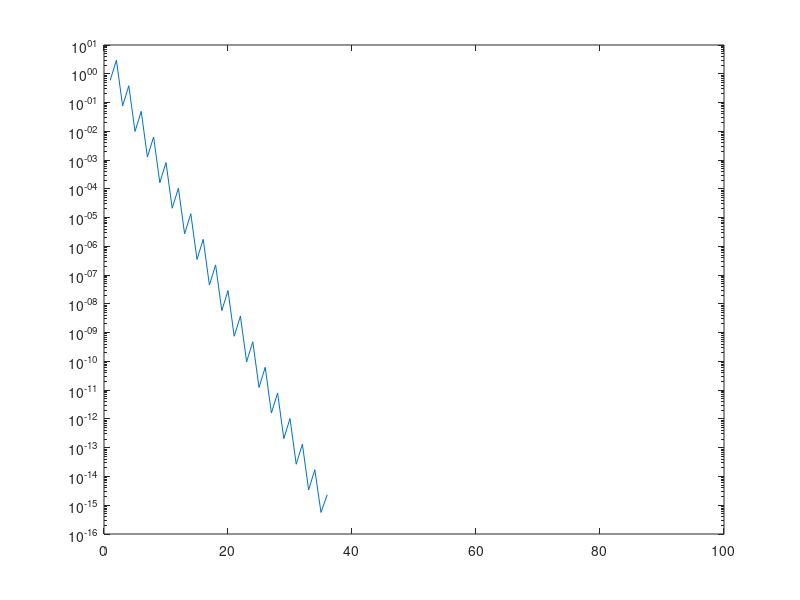

MATLAB code for this plot:
% Gradient Descent 
 
n = 2; %size of matrix
 
%A = randn(n); 
%b = randn(n,1); 
%x0 = randn(n,1); 
 
% Temporarily hardcode values 
dumb = [1 2; 3 4];
A = dumb'*dumb; 
b = [2;1]; 
x0 = [1;1]; 
 
answer = inv(A)*b; 
 
eps = 0.0000000000000001; 
maxIters = 100; 
%a = zeros(1,maxIters);
%x_store = zeros(n,maxIters); 
%x(1,:) = x0; 
 
r = b - A*x0; 
x=x0; 
 
x_store = zeros(n,maxIters); 
r_store = zeros(n,maxIters); 
rel_error_store = zeros(1,maxIters); 
 
 
for k=1:maxIters
    
    x_store(:,k) = x; 
    r_store(:,k) = r; 
    
    x_old = x; 
    r_old = r; 
    Ar = A*r; 
    
    a = (r'*r)/(Ar'*r); 
    
    x = x + a*r; 
    r = r - a*Ar; 
    
    rel_error = norm(x - x_old)/norm(b); 
    rel_error_store(1,k) = rel_error; 
    
    if rel_error < eps
        break
    end 
end 
 
semilogy(1:maxIters,rel_error_store)